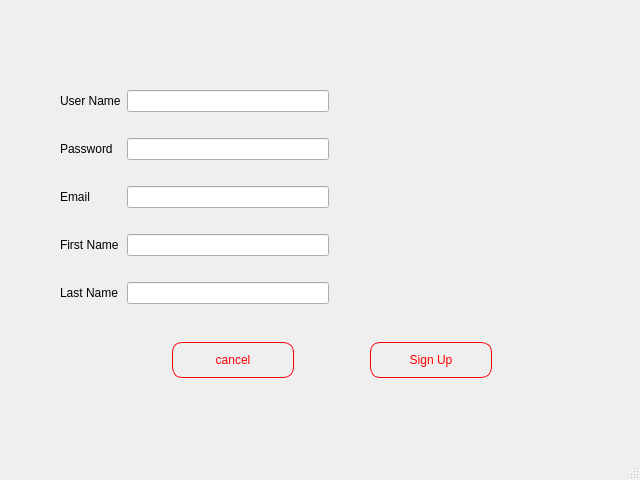
<?xml version="1.0" encoding="UTF-8"?>
<ui version="4.0">
 <class>Signup</class>
 <widget class="QMainWindow" name="Signup">
  <property name="geometry">
   <rect>
    <x>0</x>
    <y>0</y>
    <width>640</width>
    <height>480</height>
   </rect>
  </property>
  <property name="windowTitle">
   <string>MainWindow</string>
  </property>
  <widget class="QWidget" name="centralwidget">
   <widget class="QWidget" name="horizontalLayoutWidget">
    <property name="geometry">
     <rect>
      <x>102</x>
      <y>320</y>
      <width>461</width>
      <height>80</height>
     </rect>
    </property>
    <layout class="QHBoxLayout" name="horizontalLayout">
     <item>
      <widget class="QPushButton" name="cancel">
       <property name="sizePolicy">
        <sizepolicy hsizetype="Fixed" vsizetype="Maximum">
         <horstretch>0</horstretch>
         <verstretch>0</verstretch>
        </sizepolicy>
       </property>
       <property name="cursor">
        <cursorShape>PointingHandCursor</cursorShape>
       </property>
       <property name="styleSheet">
        <string notr="true">background-color: rgba(0, 17, 33 , 0);
border: 1px solid rgb(255, 0, 0);
border-radius : 10px;
padding : 10px;
color:rgb(255, 0, 0);
width: 100px;</string>
       </property>
       <property name="text">
        <string>cancel</string>
       </property>
      </widget>
     </item>
     <item>
      <widget class="QPushButton" name="SignUp">
       <property name="sizePolicy">
        <sizepolicy hsizetype="Fixed" vsizetype="Maximum">
         <horstretch>0</horstretch>
         <verstretch>0</verstretch>
        </sizepolicy>
       </property>
       <property name="cursor">
        <cursorShape>PointingHandCursor</cursorShape>
       </property>
       <property name="styleSheet">
        <string notr="true">background-color: rgba(0, 17, 33 , 0);
border: 1px solid rgb(255, 0, 0);
border-radius : 10px;
padding : 10px;
color:rgb(255, 0, 0);
width: 100px;</string>
       </property>
       <property name="text">
        <string>Sign Up</string>
       </property>
      </widget>
     </item>
    </layout>
   </widget>
   <widget class="QWidget" name="formLayoutWidget">
    <property name="geometry">
     <rect>
      <x>60</x>
      <y>90</y>
      <width>331</width>
      <height>249</height>
     </rect>
    </property>
    <layout class="QFormLayout" name="formLayout">
     <item row="0" column="0">
      <widget class="QLabel" name="usernameLabel">
       <property name="text">
        <string>User Name</string>
       </property>
      </widget>
     </item>
     <item row="0" column="1">
      <widget class="QLineEdit" name="usernameLineEdit">
       <property name="sizePolicy">
        <sizepolicy hsizetype="Fixed" vsizetype="Maximum">
         <horstretch>0</horstretch>
         <verstretch>0</verstretch>
        </sizepolicy>
       </property>
       <property name="styleSheet">
        <string notr="true">width:200px;</string>
       </property>
      </widget>
     </item>
     <item row="1" column="0">
      <widget class="QLabel" name="label_3">
       <property name="text">
        <string/>
       </property>
      </widget>
     </item>
     <item row="2" column="0">
      <widget class="QLabel" name="passWordLabel">
       <property name="text">
        <string>Password</string>
       </property>
      </widget>
     </item>
     <item row="2" column="1">
      <widget class="QLineEdit" name="passWordLineEdit">
       <property name="sizePolicy">
        <sizepolicy hsizetype="Fixed" vsizetype="Maximum">
         <horstretch>0</horstretch>
         <verstretch>0</verstretch>
        </sizepolicy>
       </property>
       <property name="styleSheet">
        <string notr="true">width:200px;</string>
       </property>
      </widget>
     </item>
     <item row="3" column="0">
      <widget class="QLabel" name="label_2">
       <property name="text">
        <string/>
       </property>
      </widget>
     </item>
     <item row="4" column="0">
      <widget class="QLabel" name="emailLabel">
       <property name="text">
        <string>Email</string>
       </property>
      </widget>
     </item>
     <item row="4" column="1">
      <widget class="QLineEdit" name="emailLineEdit">
       <property name="sizePolicy">
        <sizepolicy hsizetype="Fixed" vsizetype="Maximum">
         <horstretch>0</horstretch>
         <verstretch>0</verstretch>
        </sizepolicy>
       </property>
       <property name="styleSheet">
        <string notr="true">width:200px;</string>
       </property>
      </widget>
     </item>
     <item row="6" column="0">
      <widget class="QLabel" name="firstNameLabel">
       <property name="text">
        <string>First Name</string>
       </property>
      </widget>
     </item>
     <item row="6" column="1">
      <widget class="QLineEdit" name="firstNameLineEdit">
       <property name="sizePolicy">
        <sizepolicy hsizetype="Fixed" vsizetype="Maximum">
         <horstretch>0</horstretch>
         <verstretch>0</verstretch>
        </sizepolicy>
       </property>
       <property name="styleSheet">
        <string notr="true">width:200px;</string>
       </property>
      </widget>
     </item>
     <item row="7" column="0">
      <widget class="QLabel" name="label">
       <property name="text">
        <string/>
       </property>
      </widget>
     </item>
     <item row="8" column="0">
      <widget class="QLabel" name="lastNameLabel">
       <property name="text">
        <string>Last Name</string>
       </property>
      </widget>
     </item>
     <item row="8" column="1">
      <widget class="QLineEdit" name="lastNameLineEdit">
       <property name="sizePolicy">
        <sizepolicy hsizetype="Fixed" vsizetype="Maximum">
         <horstretch>0</horstretch>
         <verstretch>0</verstretch>
        </sizepolicy>
       </property>
       <property name="styleSheet">
        <string notr="true">width:200px;</string>
       </property>
      </widget>
     </item>
     <item row="5" column="0">
      <widget class="QLabel" name="label_4">
       <property name="text">
        <string/>
       </property>
      </widget>
     </item>
    </layout>
   </widget>
  </widget>
  <widget class="QStatusBar" name="statusbar"/>
 </widget>
 <resources/>
 <connections/>
</ui>
